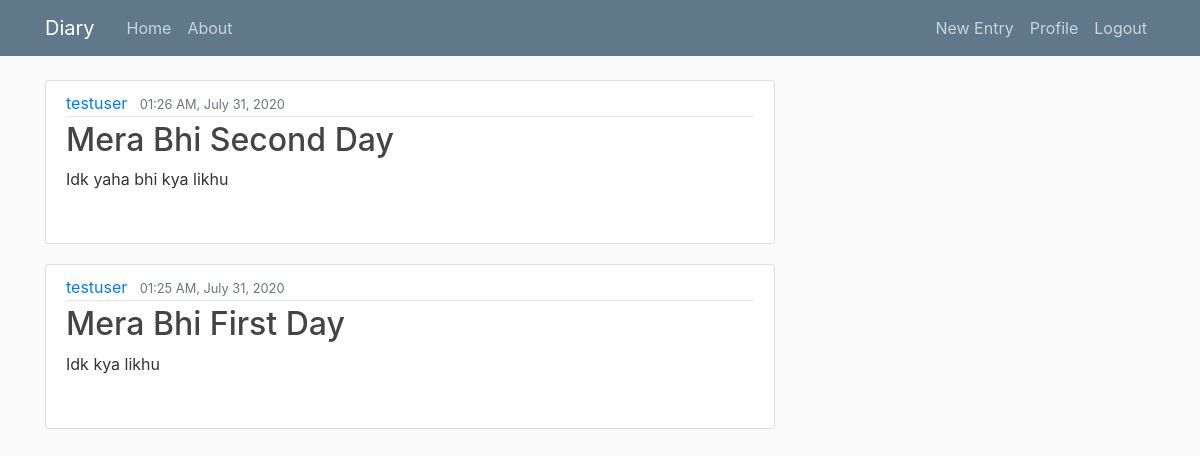
Screenshot of / (signed in) with the database file from the repository.
### diary/models.py (models this page shows, shortened)
class Entry(models.Model):
	title=models.CharField(max_length=100)
	content=models.TextField()
	date_posted=models.DateTimeField(default=timezone.now)
	owner=models.ForeignKey(User,on_delete=models.CASCADE)
	class Meta:
		verbose_name_plural='Entries'

### diary/views.py (the view)
# urls.py: path('',views.userdiary,name='home'),
@login_required
def userdiary(request):
	u=request.user
	entries=u.entry_set.order_by('-date_posted').all()
	return render(request, 'diary/userdiary.html',{'entries':entries})

### diary/templates/diary/userdiary.html
{% extends "diary/base.html" %}
{% block content %}
	{% for entry in entries %}
        <article class="media content-section">
          <div class="media-body">
            <div class="article-metadata">
              <a class="mr-2" href="#">{{ entry.owner }}</a>
              <small class="text-muted">{{ entry.date_posted| date:"h:i A, F d, Y" }}</small>
            </div>
            <h2><a class="article-title" href="{% url 'detail' entry.id %}">{{ entry.title }}</a></h2>
            <p class="article-content">{{ entry.content }}</p>
          </div>
        </article>
	{% endfor %}
{% endblock content %}

### diary/static/diary/main.css (style rules this page uses)
body { background: #fafafa; color: #333333; margin-top: 5rem; }
h1, h2, h3, h4, h5, h6 { color: #444444; }
.content-section { background: #ffffff; padding: 10px 20px; border: 1px solid #dddddd; border-radius: 3px; margin-bottom: 20px; }
.article-title { color: #444444; }
.article-content { white-space: pre-line; height:50px; overflow: hidden; }
.article-metadata { padding-bottom: 1px; margin-bottom: 4px; border-bottom: 1px solid #e3e3e3 }

### rows the page displays
Entry: owner "testuser", date_posted "01:26 AM, July 31, 2020", title "Mera Bhi Second Day", content "Idk yaha bhi kya likhu"
Entry: owner "testuser", date_posted "01:25 AM, July 31, 2020", title "Mera Bhi First Day", content "Idk kya likhu"
